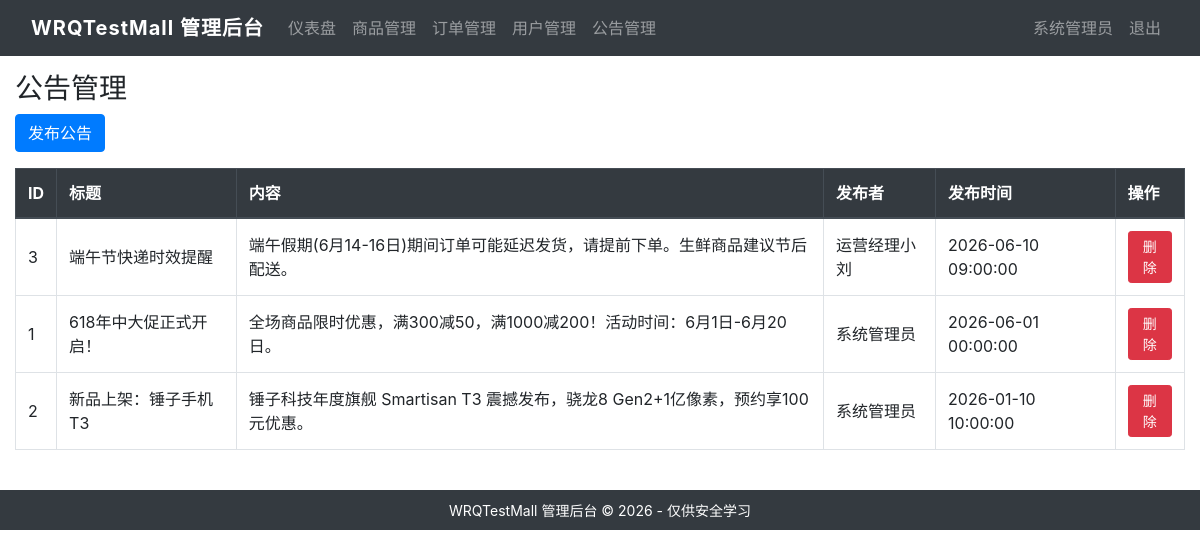
The app's page /admin/announcements.php (signed in) with its own data.
### tables this page shows
CREATE TABLE `announcement` (
  `id`          INT(11)      NOT NULL AUTO_INCREMENT,
  `title`       VARCHAR(200) NOT NULL,
  `content`     TEXT,
  `admin_id`    INT(11)      DEFAULT NULL,
  `create_time` DATETIME     DEFAULT CURRENT_TIMESTAMP,
  `is_visible`  TINYINT(4)   DEFAULT 1,
  PRIMARY KEY (`id`)
);

### includes/functions.php (called while the page is built, shortened)
<?php
function h($str) {
    return htmlspecialchars($str ?? '', ENT_QUOTES, 'UTF-8');
}

### admin/announcements.php (the view, shortened to what this page needs)
<?php
require_once __DIR__ . '/../includes/functions.php';
include __DIR__ . '/../includes/admin_header.php';
$announcements = $pdo->query("SELECT a.*, ad.nickname as admin_nickname FROM announcement a LEFT JOIN admin ad ON a.admin_id = ad.id ORDER BY a.create_time DESC")->fetchAll();
?>
<h3>公告管理</h3>
<button class="btn btn-primary mb-3" data-toggle="modal" data-target="#addAnnModal">发布公告</button>
<table class="table table-bordered">
    <thead class="thead-dark">
        <tr><th>ID</th><th>标题</th><th>内容</th><th>发布者</th><th>发布时间</th><th>操作</th></tr>
    </thead>
    <tbody>
    <?php foreach ($announcements as $ann): ?>
    <tr>
        <td><?= $ann['id'] ?></td>
        <td><?= h($ann['title']) ?></td>
        <td><?= h($ann['content']) ?></td>
        <td><?= $ann['admin_nickname'] ?></td>
        <td><?= $ann['create_time'] ?></td>
        <td>
            <form method="post" style="display:inline;" onsubmit="return confirm('确定删除？')">
                <button class="btn btn-sm btn-danger">删除</button>
            </form>
        </td>
    </tr>
    <?php endforeach; ?>
    </tbody>
</table>
<?php include __DIR__ . '/../includes/admin_footer.php'; ?>

### assets/css/style.css (style rules this page uses)
body { min-height: 100vh; display: flex; flex-direction: column; }

### assets/css/admin.css (style rules this page uses)
.table th, .table td { vertical-align: middle; }

### records on screen
announcement: id "3", title "端午节快递时效提醒", content "端午假期(6月14-16日)期间订单可能延迟发货，请提前下单。生鲜商品建议节后配送。", admin.nickname "运营经理小刘", create_time "2026-06-10 09:00:00"
announcement: id "1", title "618年中大促正式开启！", content "全场商品限时优惠，满300减50，满1000减200！活动时间：6月1日-6月20日。", admin.nickname "系统管理员", create_time "2026-06-01 00:00:00"
announcement: id "2", title "新品上架：锤子手机T3", content "锤子科技年度旗舰 Smartisan T3 震撼发布，骁龙8 Gen2+1亿像素，预约享100元优惠。", admin.nickname "系统管理员", create_time "2026-01-10 10:00:00"

### other values on screen
$_SESSION['admin_nickname'] "系统管理员"
